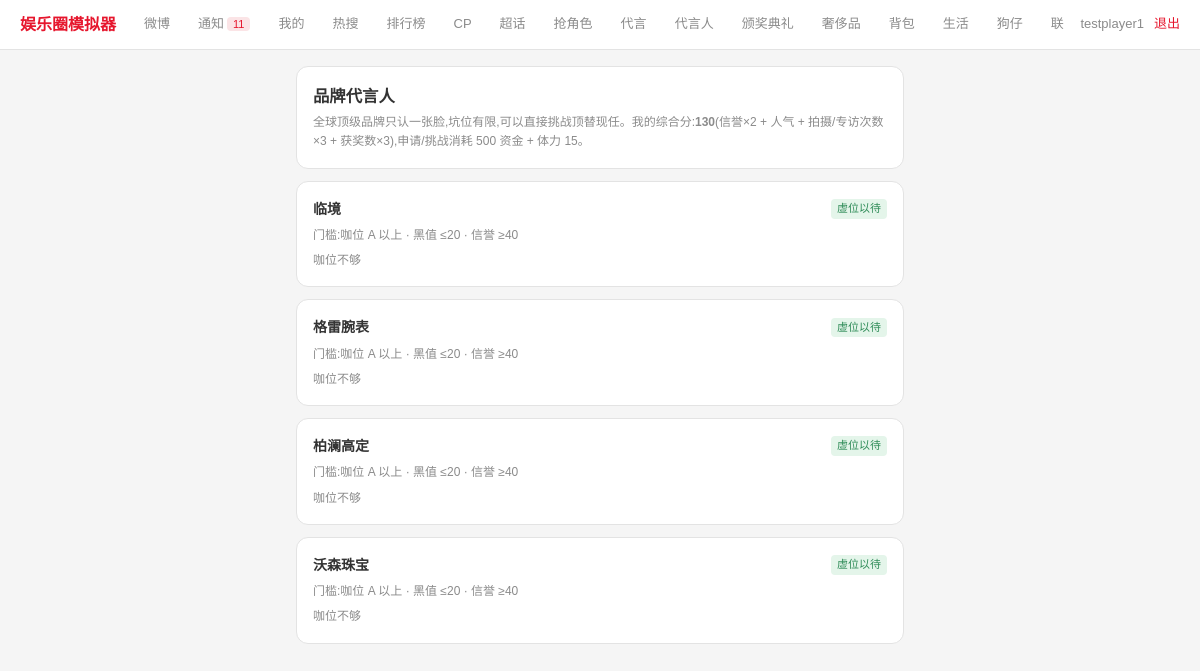
The app's page /weibo/ambassador (signed in) with its own data.
### tables this page shows
CREATE TABLE brand_ambassadors (
    id                INTEGER PRIMARY KEY AUTOINCREMENT,
    brand_name        TEXT NOT NULL,
    min_tier          TEXT DEFAULT 'A',
    max_scandal       INTEGER DEFAULT 20,
    min_reputation    INTEGER DEFAULT 40,
    current_player_id INTEGER,
    held_since_ts     INTEGER DEFAULT 0,
    created_ts        INTEGER DEFAULT 0
);

### app.py (the view)
@app.route('/weibo/ambassador')
@login_required
def ambassador_page():
    me_player = me()
    if not me_player:
        return redirect(url_for('login'))
    ambassadors = q("SELECT * FROM brand_ambassadors ORDER BY id")
    my_score = ambassador_match_score(me_player)
    views = []
    for a in ambassadors:
        holder = None
        holder_score = None
        if a['current_player_id']:
            holder = q("SELECT id, stage_name FROM players WHERE id=?", (a['current_player_id'],), one=True)
            holder_row = q("SELECT * FROM players WHERE id=?", (a['current_player_id'],), one=True)
            holder_score = ambassador_match_score(holder_row) if holder_row else 0
        eligible, reason = eligible_for_ambassador(me_player, a)
        views.append({'ambassador': dict(a), 'holder': holder, 'holder_score': holder_score,
                      'is_me': a['current_player_id'] == me_player['id'],
                      'eligible': eligible, 'reason': reason})
    return render_template('ambassador.html', views=views, my_score=my_score, cost=AMBASSADOR_COST)

### app.py (called while the page is built)
def get_db():
    db = getattr(g, '_db', None)
    if db is None:
        db = g._db = sqlite3.connect(DB_PATH)
        db.row_factory = sqlite3.Row
        db.execute("PRAGMA journal_mode=WAL")
        db.execute("PRAGMA foreign_keys=ON")
    return db

def q(sql, args=(), one=False):
    cur = get_db().execute(sql, args)
    return cur.fetchone() if one else cur.fetchall()

def run(sql, args=()):
    db = get_db()
    cur = db.execute(sql, args)
    db.commit()
    return cur

def login_required(f):
    @wraps(f)
    def w(*a, **kw):
        if 'uid' not in S:
            return redirect(url_for('login'))
        return f(*a, **kw)
    return w

def get_effective_energy(player_id):
    row = q("SELECT energy, energy_updated FROM players WHERE id=?", (player_id,), one=True)
    if not row:
        return 0
    base_ts = row['energy_updated'] or now_ts()
    elapsed = now_ts() - base_ts
    regen = elapsed // ENERGY_REGEN_SECONDS
    if regen <= 0:
        return row['energy']
    new_energy = min(MAX_ENERGY, row['energy'] + regen)
    new_updated = base_ts + regen * ENERGY_REGEN_SECONDS
    run("UPDATE players SET energy=?, energy_updated=? WHERE id=?", (new_energy, new_updated, player_id))
    return new_energy

def me():
    uid = S.get('uid')
    if not uid:
        return None
    row = q("SELECT * FROM players WHERE user_id=?", (uid,), one=True)
    if not row:
        return None
    player = dict(row)
    player['energy'] = get_effective_energy(player['id'])
    return player

@app.context_processor
def inject_notification_count():
    player = me()
    if not player:
        return {'notification_count': 0}
    return {'notification_count': get_notification_count(player['id'])['total']}

def get_tier(popularity):
    tier = TIER_LADDER[0]
    for i, th in enumerate(TIER_THRESHOLDS):
        if popularity >= th:
            tier = TIER_LADDER[i]
    return tier

def tier_index(tier):
    return TIER_LADDER.index(tier) if tier in TIER_LADDER else 0

def meets_tier(popularity, required_tier):
    return tier_index(get_tier(popularity)) >= tier_index(required_tier)

def ambassador_match_score(player):
    shoot_count = q("SELECT COUNT(*) c FROM posts WHERE player_id=? AND post_type IN ('commercial_shoot','magazine')",
                     (player['id'],), one=True)['c']
    return player['endorsement_reputation'] * 2 + player['popularity'] + shoot_count * 3 + player['awards_won'] * 3

### templates/ambassador.html (shortened to what this page needs)
{% extends "base.html" %}
{% block content %}
<div class="card">
  <h3 style="margin-bottom:4px">品牌代言人</h3>
  <p class="muted">全球顶级品牌只认一张脸,坑位有限,可以直接挑战顶替现任。我的综合分:<b>{{ my_score }}</b>(信誉×2 + 人气 + 拍摄/专访次数×3 + 获奖数×3),申请/挑战消耗 {{ cost }} 资金 + 体力 15。</p>
</div>
{% for v in views %}
<div class="card">
  <div style="display:flex;justify-content:space-between;align-items:center">
    <b>{{ v.ambassador.brand_name }}</b>
    {% if v.holder %}
    <span class="badge badge-gold">{{ v.holder.stage_name }}{% if v.is_me %}(我){% endif %} · 分数 {{ v.holder_score }}</span>
    {% else %}
    <span class="badge badge-green">虚位以待</span>
    {% endif %}
  </div>
  <p class="muted" style="margin-top:6px;font-size:12px">
    门槛:咖位 {{ v.ambassador.min_tier }} 以上 · 黑值 ≤{{ v.ambassador.max_scandal }} · 信誉 ≥{{ v.ambassador.min_reputation }}
  </p>
  {% if v.is_me %}
  <p class="muted" style="margin-top:6px">这个牌子现在是你的了。</p>
  {% elif not v.eligible %}
  <p class="muted" style="margin-top:6px">{{ v.reason }}</p>
  {% else %}
  <form method="post" action="{{ url_for('ambassador_apply') }}" style="margin-top:8px">
    <input type="hidden" name="ambassador_id" value="{{ v.ambassador.id }}">
    <button class="btn btn-primary" style="width:100%">{% if v.holder %}发起挑战{% else %}申请代言{% endif %}</button>
  </form>
  {% endif %}
</div>
{% endfor %}
{% endblock %}

### templates/base.html (style rules this page uses)
:root { --bg:#f5f5f5;--sf:#ffffff;--sf2:#f0f0f0;--bd:#e3e3e3; --red:#e6162d;--red-dim:#fbe4e6; --text:#333333;--muted:#8b8b8b; --green:#2e8b57;--gold:#a67c1a; }
* { box-sizing:border-box;margin:0;padding:0 }
body { background:var(--bg);color:var(--text); font-family:"PingFang SC","Microsoft YaHei",sans-serif; font-size:14px;line-height:1.6;min-height:100vh }
.card { background:var(--sf);border:1px solid var(--bd);border-radius:12px;padding:16px;margin-bottom:12px }
.muted { color:var(--muted);font-size:12px }
.badge { font-size:11px;padding:1px 6px;border-radius:4px }
.badge-green { background:#e4f5ea;color:var(--green) }

### records on screen
brand_ambassadors: ambassador.brand_name "临境", ambassador.min_tier "A", ambassador.max_scandal "20", ambassador.min_reputation "40"
brand_ambassadors: ambassador.brand_name "格雷腕表", ambassador.min_tier "A", ambassador.max_scandal "20", ambassador.min_reputation "40"
brand_ambassadors: ambassador.brand_name "柏澜高定", ambassador.min_tier "A", ambassador.max_scandal "20", ambassador.min_reputation "40"
brand_ambassadors: ambassador.brand_name "沃森珠宝", ambassador.min_tier "A", ambassador.max_scandal "20", ambassador.min_reputation "40"

### other values on screen
{{ notification_count }} "11"
{{ session.get('uname') }} "testplayer1"
{{ my_score }} "130"
{{ cost }} "500"
{{ v.reason }} "咖位不够" "咖位不够" "咖位不够" "咖位不够"
